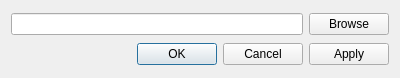
<?xml version="1.0" encoding="UTF-8"?>
<ui version="4.0">
 <class>Dialog</class>
 <widget class="QDialog" name="Dialog">
  <property name="geometry">
   <rect>
    <x>0</x>
    <y>0</y>
    <width>400</width>
    <height>78</height>
   </rect>
  </property>
  <property name="windowTitle">
   <string>CSV database configuration</string>
  </property>
  <layout class="QVBoxLayout" name="verticalLayout">
   <item>
    <layout class="QHBoxLayout" name="filePathLayout">
     <item>
      <widget class="QLineEdit" name="filePathEdit"/>
     </item>
     <item>
      <widget class="QPushButton" name="filePathButton">
       <property name="text">
        <string>Browse</string>
       </property>
      </widget>
     </item>
    </layout>
   </item>
   <item>
    <widget class="QDialogButtonBox" name="buttonBox">
     <property name="orientation">
      <enum>Qt::Horizontal</enum>
     </property>
     <property name="standardButtons">
      <set>QDialogButtonBox::Apply|QDialogButtonBox::Cancel|QDialogButtonBox::Ok</set>
     </property>
    </widget>
   </item>
  </layout>
 </widget>
 <resources/>
 <connections>
  <connection>
   <sender>buttonBox</sender>
   <signal>accepted()</signal>
   <receiver>Dialog</receiver>
   <slot>accept()</slot>
   <hints>
    <hint type="sourcelabel">
     <x>248</x>
     <y>254</y>
    </hint>
    <hint type="destinationlabel">
     <x>157</x>
     <y>274</y>
    </hint>
   </hints>
  </connection>
  <connection>
   <sender>buttonBox</sender>
   <signal>rejected()</signal>
   <receiver>Dialog</receiver>
   <slot>reject()</slot>
   <hints>
    <hint type="sourcelabel">
     <x>316</x>
     <y>260</y>
    </hint>
    <hint type="destinationlabel">
     <x>286</x>
     <y>274</y>
    </hint>
   </hints>
  </connection>
 </connections>
</ui>
